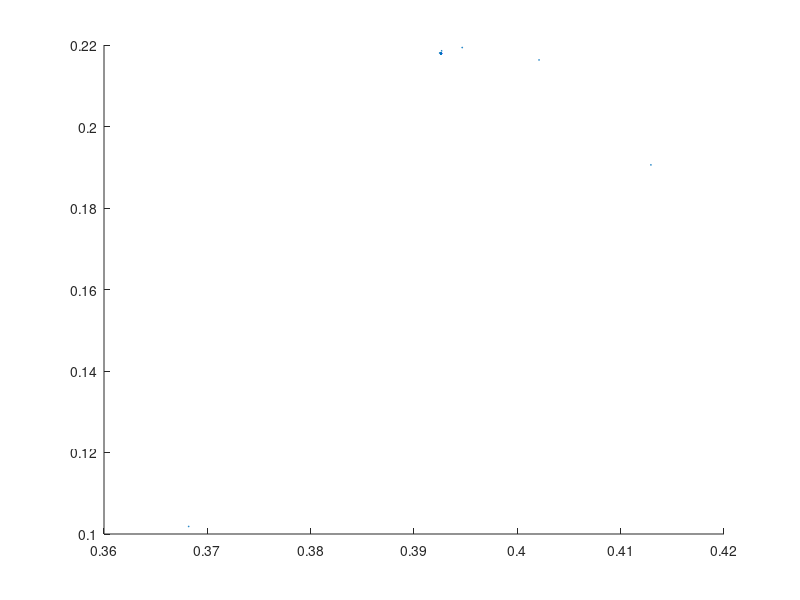

Reproduce this figure in MATLAB.
function IFS_text() 
R=[0;0];
A1=[0.85,0.04;-0.04,0.85];a1=[0.075;0.180]; 
A2=[0.0,0.0;0.0,0.16];a2=[0.5;0.0];
A3=[0.2,-0.26;0.23,0.22];a3=[0.4;0.045];
A4=[-0.15,0.28;0.24,0.24];a4=[0.575;-0.086];
F = A4;
f = a4;
for i=1:2000    
    R=A1*R+a1;
    R=A3*R+a3;
    X(1,i)=R(1,1);
    Y(1,i)=R(2,1);
end
scatter(X,Y,0.4,'blue')